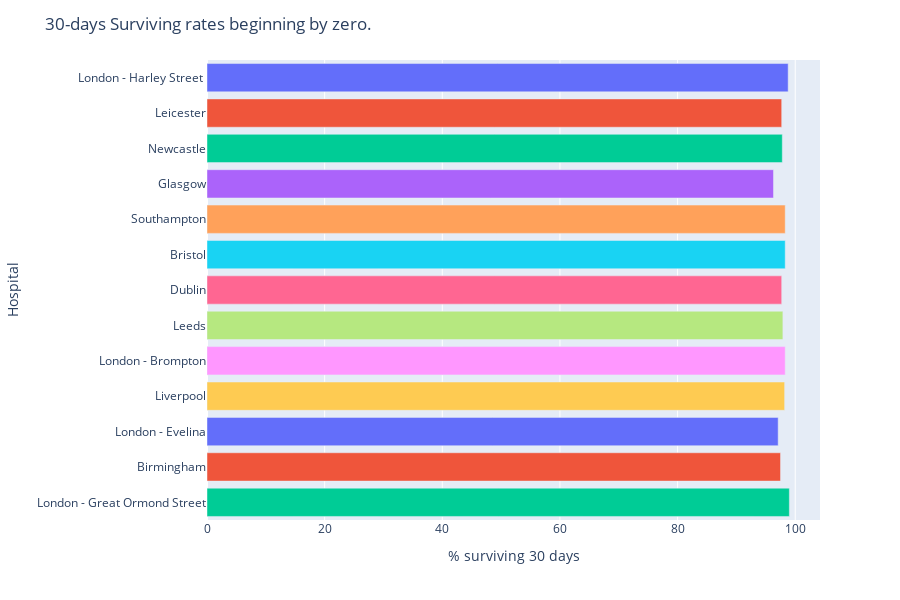

Notebook code cell kept with this figure:
### Code cell
fig = px.bar(
    df,
    y="Hospital", 
    x="ThirtyDaySurvival", 
    color="Hospital", 
    orientation="h", 
    height=600
)

fig.update_layout(
    showlegend=False,
    xaxis_title="% surviving 30 days",
    title="30-days Surviving rates beginning by zero."
)

fig

### Figure 1 — Plotly figure (JSON) as saved in the notebook; plotly's stock layout.template omitted (floating-point values rounded to 4 significant figures)
{"data": [{"alignmentgroup": "True", "hovertemplate": "Hospital=%{y}<br>ThirtyDaySurvival=%{x}<extra></extra>", "legendgroup": "London - Harley Street ", "marker": {"color": "#636efa"}, "name": "London - Harley Street ", "offsetgroup": "London - Harley Street ", "orientation": "h", "showlegend": true, "textposition": "auto", "type": "bar", "x": [98.8], "xaxis": "x", "y": ["London - Harley Street "], "yaxis": "y"}, {"alignmentgroup": "True", "hovertemplate": "Hospital=%{y}<br>ThirtyDaySurvival=%{x}<extra></extra>", "legendgroup": "Leicester", "marker": {"color": "#EF553B"}, "name": "Leicester", "offsetgroup": "Leicester", "orientation": "h", "showlegend": true, "textposition": "auto", "type": "bar", "x": [97.7], "xaxis": "x", "y": ["Leicester"], "yaxis": "y"}, {"alignmentgroup": "True", "hovertemplate": "Hospital=%{y}<br>ThirtyDaySurvival=%{x}<extra></extra>", "legendgroup": "Newcastle", "marker": {"color": "#00cc96"}, "name": "Newcastle", "offsetgroup": "Newcastle", "orientation": "h", "showlegend": true, "textposition": "auto", "type": "bar", "x": [97.8], "xaxis": "x", "y": ["Newcastle"], "yaxis": "y"}, {"alignmentgroup": "True", "hovertemplate": "Hospital=%{y}<br>ThirtyDaySurvival=%{x}<extra></extra>", "legendgroup": "Glasgow", "marker": {"color": "#ab63fa"}, "name": "Glasgow", "offsetgroup": "Glasgow", "orientation": "h", "showlegend": true, "textposition": "auto", "type": "bar", "x": [96.3], "xaxis": "x", "y": ["Glasgow"], "yaxis": "y"}, {"alignmentgroup": "True", "hovertemplate": "Hospital=%{y}<br>ThirtyDaySurvival=%{x}<extra></extra>", "legendgroup": "Southampton", "marker": {"color": "#FFA15A"}, "name": "Southampton", "offsetgroup": "Southampton", "orientation": "h", "showlegend": true, "textposition": "auto", "type": "bar", "x": [98.3], "xaxis": "x", "y": ["Southampton"], "yaxis": "y"}, {"alignmentgroup": "True", "hovertemplate": "Hospital=%{y}<br>ThirtyDaySurvival=%{x}<extra></extra>", "legendgroup": "Bristol", "marker": {"color": "#19d3f3"}, "name": "Bristol", "offsetgroup": "Bristol", "orientation": "h", "showlegend": true, "textposition": "auto", "type": "bar", "x": [98.3], "xaxis": "x", "y": ["Bristol"], "yaxis": "y"}, {"alignmentgroup": "True", "hovertemplate": "Hospital=%{y}<br>ThirtyDaySurvival=%{x}<extra></extra>", "legendgroup": "Dublin", "marker": {"color": "#FF6692"}, "name": "Dublin", "offsetgroup": "Dublin", "orientation": "h", "showlegend": true, "textposition": "auto", "type": "bar", "x": [97.7], "xaxis": "x", "y": ["Dublin"], "yaxis": "y"}, {"alignmentgroup": "True", "hovertemplate": "Hospital=%{y}<br>ThirtyDaySurvival=%{x}<extra></extra>", "legendgroup": "Leeds", "marker": {"color": "#B6E880"}, "name": "Leeds", "offsetgroup": "Leeds", "orientation": "h", "showlegend": true, "textposition": "auto", "type": "bar", "x": [97.9], "xaxis": "x", "y": ["Leeds"], "yaxis": "y"}, {"alignmentgroup": "True", "hovertemplate": "Hospital=%{y}<br>ThirtyDaySurvival=%{x}<extra></extra>", "legendgroup": "London - Brompton", "marker": {"color": "#FF97FF"}, "name": "London - Brompton", "offsetgroup": "London - Brompton", "orientation": "h", "showlegend": true, "textposition": "auto", "type": "bar", "x": [98.3], "xaxis": "x", "y": ["London - Brompton"], "yaxis": "y"}, {"alignmentgroup": "True", "hovertemplate": "Hospital=%{y}<br>ThirtyDaySurvival=%{x}<extra></extra>", "legendgroup": "Liverpool", "marker": {"color": "#FECB52"}, "name": "Liverpool", "offsetgroup": "Liverpool", "orientation": "h", "showlegend": true, "textposition": "auto", "type": "bar", "x": [98.2], "xaxis": "x", "y": ["Liverpool"], "yaxis": "y"}, {"alignmentgroup": "True", "hovertemplate": "Hospital=%{y}<br>ThirtyDaySurvival=%{x}<extra></extra>", "legendgroup": "London - Evelina", "marker": {"color": "#636efa"}, "name": "London - Evelina", "offsetgroup": "London - Evelina", "orientation": "h", "showlegend": true, "textposition": "auto", "type": "bar", "x": [97.1], "xaxis": "x", "y": ["London - Evelina"], "yaxis": "y"}, {"alignmentgroup": "True", "hovertemplate": "Hospital=%{y}<br>ThirtyDaySurvival=%{x}<extra></extra>", "legendgroup": "Birmingham", "marker": {"color": "#EF553B"}, "name": "Birmingham", "offsetgroup": "Birmingham", "orientation": "h", "showlegend": true, "textposition": "auto", "type": "bar", "x": [97.5], "xaxis": "x", "y": ["Birmingham"], "yaxis": "y"}, {"alignmentgroup": "True", "hovertemplate": "Hospital=%{y}<br>ThirtyDaySurvival=%{x}<extra></extra>", "legendgroup": "London - Great Ormond Street", "marker": {"color": "#00cc96"}, "name": "London - Great Ormond Street", "offsetgroup": "London - Great Ormond Street", "orientation": "h", "showlegend": true, "textposition": "auto", "type": "bar", "x": [99], "xaxis": "x", "y": ["London - Great Ormond Street"], "yaxis": "y"}], "layout": {"barmode": "relative", "height": 600, "legend": {"title": {"text": "Hospital"}, "tracegroupgap": 0}, "margin": {"t": 60}, "showlegend": false, "title": {"text": "30-days Surviving rates beginning by zero."}, "xaxis": {"anchor": "y", "domain": [0, 1], "title": {"text": "% surviving 30 days"}}, "yaxis": {"anchor": "x", "categoryarray": ["London - Great Ormond Street", "Birmingham", "London - Evelina", "Liverpool", "London - Brompton", "Leeds", "Dublin", "Bristol", "Southampton", "Glasgow", "Newcastle", "Leicester", "London - Harley Street "], "categoryorder": "array", "domain": [0, 1], "title": {"text": "Hospital"}}}}
